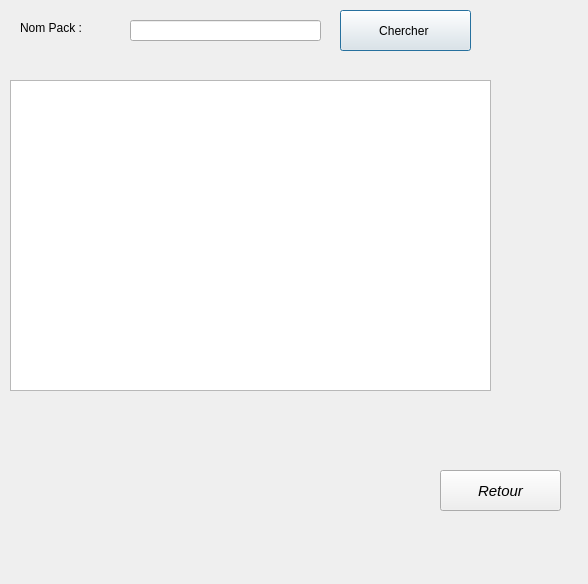
<?xml version="1.0" encoding="UTF-8"?>
<ui version="4.0">
 <class>FindPackage</class>
 <widget class="QDialog" name="FindPackage">
  <property name="geometry">
   <rect>
    <x>0</x>
    <y>0</y>
    <width>588</width>
    <height>584</height>
   </rect>
  </property>
  <property name="windowTitle">
   <string>Rechercher Pack</string>
  </property>
  <widget class="QLabel" name="label">
   <property name="geometry">
    <rect>
     <x>20</x>
     <y>20</y>
     <width>111</width>
     <height>16</height>
    </rect>
   </property>
   <property name="text">
    <string>Nom Pack :</string>
   </property>
  </widget>
  <widget class="QLineEdit" name="txtPackageName">
   <property name="geometry">
    <rect>
     <x>130</x>
     <y>20</y>
     <width>191</width>
     <height>21</height>
    </rect>
   </property>
  </widget>
  <widget class="QPushButton" name="btnFindPackage">
   <property name="geometry">
    <rect>
     <x>340</x>
     <y>10</y>
     <width>131</width>
     <height>41</height>
    </rect>
   </property>
   <property name="text">
    <string>Chercher </string>
   </property>
  </widget>
  <widget class="QTableView" name="tableView">
   <property name="geometry">
    <rect>
     <x>10</x>
     <y>80</y>
     <width>481</width>
     <height>311</height>
    </rect>
   </property>
  </widget>
  <widget class="QPushButton" name="Retour">
   <property name="geometry">
    <rect>
     <x>440</x>
     <y>470</y>
     <width>121</width>
     <height>41</height>
    </rect>
   </property>
   <property name="font">
    <font>
     <pointsize>11</pointsize>
     <italic>true</italic>
    </font>
   </property>
   <property name="text">
    <string>Retour</string>
   </property>
  </widget>
 </widget>
 <resources/>
 <connections/>
</ui>
